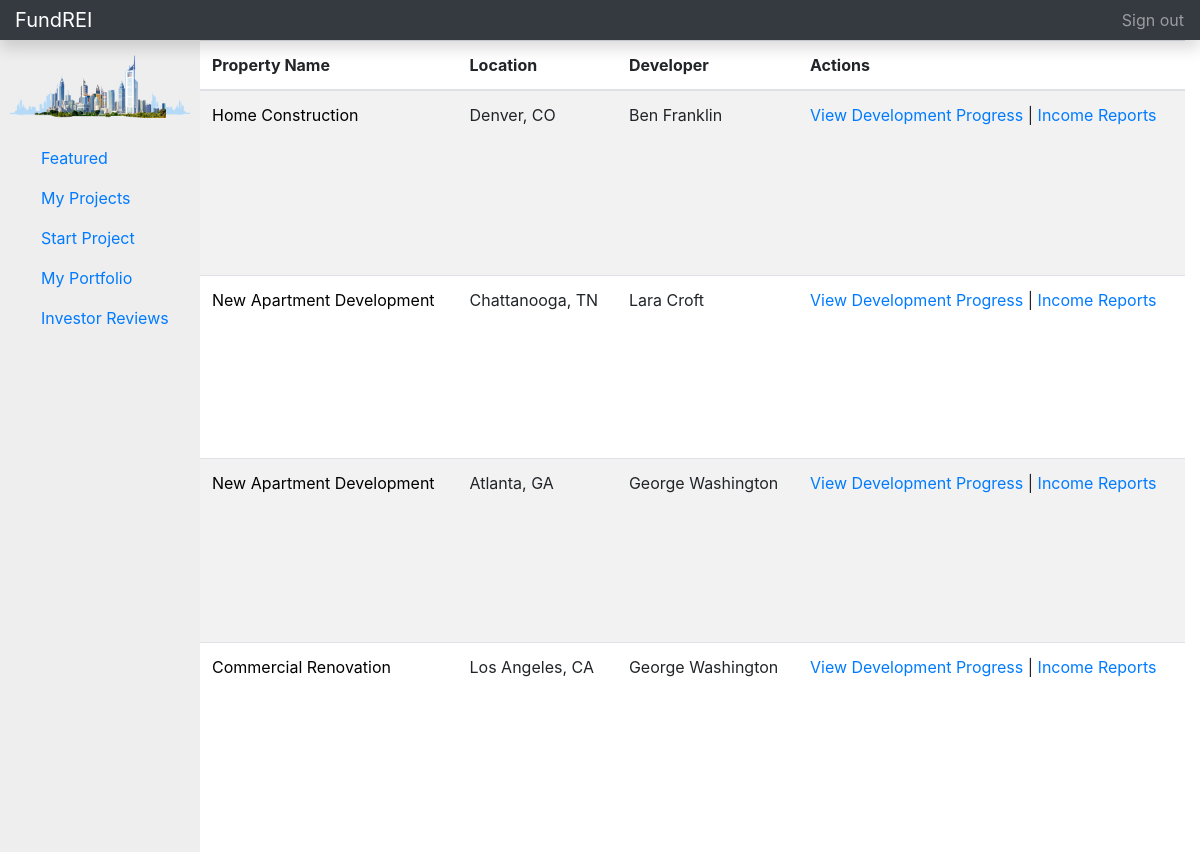
/portfolio/1 (signed in), run on the app's committed database.
### app/models.py (models this page shows, shortened)
class Project(models.Model):
    creator = models.ForeignKey(User, related_name="projects", on_delete=models.CASCADE)
    title = models.CharField(max_length=255)
    invested_by = models.ManyToManyField(User, related_name="invested_projects", blank=True)
    description = models.TextField()
    location = models.CharField(max_length=255)
    price = models.CharField(max_length=25, blank=True)
    roi = models.CharField(max_length=255, blank=True)
    units = models.CharField(max_length=25, blank=True)
    image = models.ImageField(upload_to='images/', default='', null=True)
    created_at = models.DateTimeField(auto_now_add=True)
    updated_at = models.DateTimeField(auto_now=True)
    objects = UserManager()

class User(models.Model):
    first_name = models.CharField(max_length=45)
    last_name = models.CharField(max_length=45)
    email = models.CharField(max_length=45)
    password = models.CharField(max_length=255)
    created_at = models.DateTimeField(auto_now_add=True)
    update_at = models.DateTimeField(auto_now=True)
    objects = UserManager()

### app/views.py (the view)
# urls.py: path('portfolio/<user_id>', views.portfolio),
def portfolio(request, user_id):
    user = User.objects.get(id=request.session['userid'])
    context = {
        'user': user
    }
    return render(request, "portfolio.html", context)

### app/templates/portfolio.html (shortened to what this page needs)
<!DOCTYPE html>
<html lang="en">
<head>
    <link rel="stylesheet" href="https://stackpath.bootstrapcdn.com/bootstrap/4.3.1/css/bootstrap.min.css">
    {% load static %}
    <link rel="stylesheet" href="{% static 'css/style.css' %}">
</head>
<body >
    <div class="header">
        <nav class="navbar navbar-dark fixed-top bg-dark flex-md-nowrap p-0 shadow">
        <a class="navbar-brand col-sm-3 col-md-2 mr-0" href="/home">FundREI</a>
        <ul class="navbar-nav px-3">
            <li class="nav-item text-nowrap">
                <a class="nav-link" href="/">Sign out</a>
            </li>
        </ul>
        </nav>
    </div>
    <div class="container-fluid">
        <div class="main">
                <div class="side">
                <img class="logo" src="/static/img/logo2.png" alt="">
                <div class="links">
                <ul class="nav flex-column">
                    <li class="nav-item">
                        <a class="nav-link active" href="/home">
                            Featured <span class="sr-only">(current)</span>
                        </a>
                    </li>
                    <li class="nav-item">
                        <a class="nav-link" href="/investments/{{ user.id }}">
                            My Projects
                        </a>
                    </li>
                    <li class="nav-item">
                        <a class="nav-link" href="/add-project/">
                            Start Project
                        </a>
                    </li>
                    <li class="nav-item">
                        <a class="nav-link" href="/portfolio/{{ user.id }}">
                            My Portfolio
                        </a>
                    </li>
                    <li class="nav-item">
                        <a class="nav-link" href="#">
                            Investor Reviews
                        </a>
                    </li>
                </ul>
            </div>
            </div>
            </div>
        <table class="table table-striped">
            <thead class="thead">
                <tr>
                    <th>Property Name</th>
                    <th>Location</th>
                    <th>Developer</th>
                    <th>Actions</th>
                </tr>
            </thead>
            <tbody>
                {% for project in user.invested_projects.all %}
                <tr>
                    <td><a class="titlelinks" href="/project/{{ project.id }}">{{ project.title }}</a></td>
                    <td>{{ project.location }}</td>
                    <td>{{ project.creator.first_name }} {{ project.creator.last_name }}</td>
                    <td>
                        <a href="">View Development Progress</a> |
                        <a href="">Income Reports</a>
                    </td>
                </tr>
                {% endfor %}
                {% for project in user.projects.all %}
                <tr>
                    <td><a class="titlelinks" href="/project/{{ project.id }}">{{ project.title }}</a></td>
                    <td>{{ project.location }}</td>
                    <td>{{ project.creator.first_name }} {{ project.creator.last_name }}</td>
                    <td>
                        <a href="">View Development Progress</a> |
                        <a href="">Income Reports</a>
                    </td>
                </tr>
                {% endfor %}
            </tbody>
        </table>
        </div>
</body>
</html>

### app/static/css/style.css (style rules this page uses)
html, body { height: 100%; }
.header { margin-bottom: 40px; }
.container-fluid { display: flex; padding-left: 0; height: 100%; }
.col-md-2 { height: 100%; display: flex; }
table { align-content: flex-end; }
.side { background-color: rgba(52, 58, 64, 0.082); width: 200px; text-align: center; height: 105%; }
.side img { padding-top: 15px; }
.links { text-align: left; padding-left: 25px; }
.logo { padding-top: 5px; width: 180px; }
.nav { padding-top: 20px; }
.titlelinks { color: black; }

### data on the page
Project: title "Home Construction", location "Denver, CO", creator.first_name "Ben", creator.last_name "Franklin"
Project: title "New Apartment Development", location "Chattanooga, TN", creator.first_name "Lara", creator.last_name "Croft"
Project: title "New Apartment Development", location "Atlanta, GA", creator.first_name "George", creator.last_name "Washington"
Project: title "Commercial Renovation", location "Los Angeles, CA", creator.first_name "George", creator.last_name "Washington"
